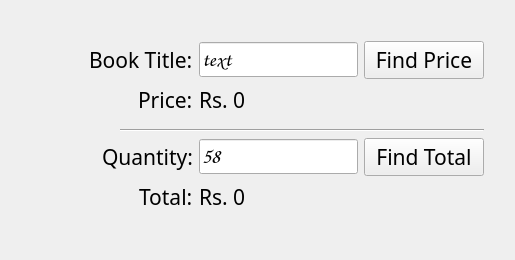
<?xml version="1.0" encoding="UTF-8"?>
<ui version="4.0">
 <class>Library</class>
 <widget class="QWidget" name="Library">
  <property name="geometry">
   <rect>
    <x>0</x>
    <y>0</y>
    <width>515</width>
    <height>260</height>
   </rect>
  </property>
  <property name="font">
   <font>
    <pointsize>8</pointsize>
    <italic>false</italic>
    <underline>false</underline>
    <strikeout>false</strikeout>
    <kerning>true</kerning>
   </font>
  </property>
  <property name="windowTitle">
   <string>Form</string>
  </property>
  <property name="autoFillBackground">
   <bool>false</bool>
  </property>
  <layout class="QGridLayout" name="gridLayout">
   <item row="1" column="6">
    <spacer name="horizontalSpacer">
     <property name="orientation">
      <enum>Qt::Horizontal</enum>
     </property>
     <property name="sizeType">
      <enum>QSizePolicy::Minimum</enum>
     </property>
     <property name="sizeHint" stdset="0">
      <size>
       <width>20</width>
       <height>20</height>
      </size>
     </property>
    </spacer>
   </item>
   <item row="3" column="1" colspan="2" alignment="Qt::AlignRight|Qt::AlignTop">
    <widget class="QLabel" name="label_price">
     <property name="font">
      <font>
       <family>MS Reference Sans Serif</family>
       <pointsize>16</pointsize>
      </font>
     </property>
     <property name="text">
      <string>Price:</string>
     </property>
    </widget>
   </item>
   <item row="6" column="1" colspan="2" alignment="Qt::AlignRight|Qt::AlignTop">
    <widget class="QLabel" name="label_total">
     <property name="font">
      <font>
       <family>MS Reference Sans Serif</family>
       <pointsize>16</pointsize>
      </font>
     </property>
     <property name="text">
      <string>Total:</string>
     </property>
    </widget>
   </item>
   <item row="7" column="3">
    <spacer name="verticalSpacer_2">
     <property name="orientation">
      <enum>Qt::Vertical</enum>
     </property>
     <property name="sizeType">
      <enum>QSizePolicy::Fixed</enum>
     </property>
     <property name="sizeHint" stdset="0">
      <size>
       <width>20</width>
       <height>30</height>
      </size>
     </property>
    </spacer>
   </item>
   <item row="1" column="1" colspan="2" alignment="Qt::AlignRight">
    <widget class="QLabel" name="label_title">
     <property name="font">
      <font>
       <family>MS Reference Sans Serif</family>
       <pointsize>16</pointsize>
      </font>
     </property>
     <property name="text">
      <string>Book Title:</string>
     </property>
    </widget>
   </item>
   <item row="1" column="5" alignment="Qt::AlignLeft">
    <widget class="QPushButton" name="b_price">
     <property name="minimumSize">
      <size>
       <width>120</width>
       <height>35</height>
      </size>
     </property>
     <property name="font">
      <font>
       <family>MS Reference Sans Serif</family>
       <pointsize>16</pointsize>
       <italic>false</italic>
       <underline>false</underline>
       <strikeout>false</strikeout>
       <kerning>true</kerning>
      </font>
     </property>
     <property name="text">
      <string>Find Price</string>
     </property>
    </widget>
   </item>
   <item row="1" column="0">
    <spacer name="horizontalSpacer_3">
     <property name="orientation">
      <enum>Qt::Horizontal</enum>
     </property>
     <property name="sizeType">
      <enum>QSizePolicy::Minimum</enum>
     </property>
     <property name="sizeHint" stdset="0">
      <size>
       <width>30</width>
       <height>20</height>
      </size>
     </property>
    </spacer>
   </item>
   <item row="5" column="1" colspan="2" alignment="Qt::AlignRight">
    <widget class="QLabel" name="label_quantity">
     <property name="font">
      <font>
       <family>MS Reference Sans Serif</family>
       <pointsize>16</pointsize>
      </font>
     </property>
     <property name="text">
      <string>Quantity:</string>
     </property>
    </widget>
   </item>
   <item row="6" column="3" colspan="2" alignment="Qt::AlignTop">
    <widget class="QLabel" name="label_total_return">
     <property name="font">
      <font>
       <family>MS Reference Sans Serif</family>
       <pointsize>16</pointsize>
      </font>
     </property>
     <property name="text">
      <string>Rs. 0</string>
     </property>
    </widget>
   </item>
   <item row="5" column="3" colspan="2">
    <widget class="QLineEdit" name="line_quantity">
     <property name="font">
      <font>
       <family>Comic Sans MS</family>
       <pointsize>16</pointsize>
      </font>
     </property>
     <property name="inputMask">
      <string extracomment="enter number">0999</string>
     </property>
     <property name="text">
      <string>58</string>
     </property>
     <property name="maxLength">
      <number>4</number>
     </property>
    </widget>
   </item>
   <item row="1" column="3" colspan="2">
    <widget class="QLineEdit" name="line_title">
     <property name="font">
      <font>
       <family>Comic Sans MS</family>
       <pointsize>16</pointsize>
      </font>
     </property>
     <property name="text">
      <string>text</string>
     </property>
    </widget>
   </item>
   <item row="3" column="3" colspan="2" alignment="Qt::AlignTop">
    <widget class="QLabel" name="label_price_return">
     <property name="font">
      <font>
       <family>MS Reference Sans Serif</family>
       <pointsize>16</pointsize>
      </font>
     </property>
     <property name="text">
      <string>Rs. 0</string>
     </property>
    </widget>
   </item>
   <item row="5" column="5" alignment="Qt::AlignLeft">
    <widget class="QPushButton" name="b_total">
     <property name="minimumSize">
      <size>
       <width>120</width>
       <height>35</height>
      </size>
     </property>
     <property name="font">
      <font>
       <family>MS Reference Sans Serif</family>
       <pointsize>16</pointsize>
       <italic>false</italic>
       <underline>false</underline>
       <strikeout>false</strikeout>
       <kerning>true</kerning>
      </font>
     </property>
     <property name="text">
      <string>Find Total</string>
     </property>
    </widget>
   </item>
   <item row="0" column="3">
    <spacer name="verticalSpacer">
     <property name="orientation">
      <enum>Qt::Vertical</enum>
     </property>
     <property name="sizeType">
      <enum>QSizePolicy::Fixed</enum>
     </property>
     <property name="sizeHint" stdset="0">
      <size>
       <width>20</width>
       <height>30</height>
      </size>
     </property>
    </spacer>
   </item>
   <item row="4" column="2" colspan="4">
    <widget class="Line" name="line">
     <property name="font">
      <font>
       <weight>50</weight>
       <bold>false</bold>
      </font>
     </property>
     <property name="orientation">
      <enum>Qt::Horizontal</enum>
     </property>
    </widget>
   </item>
  </layout>
 </widget>
 <resources/>
 <connections/>
</ui>
